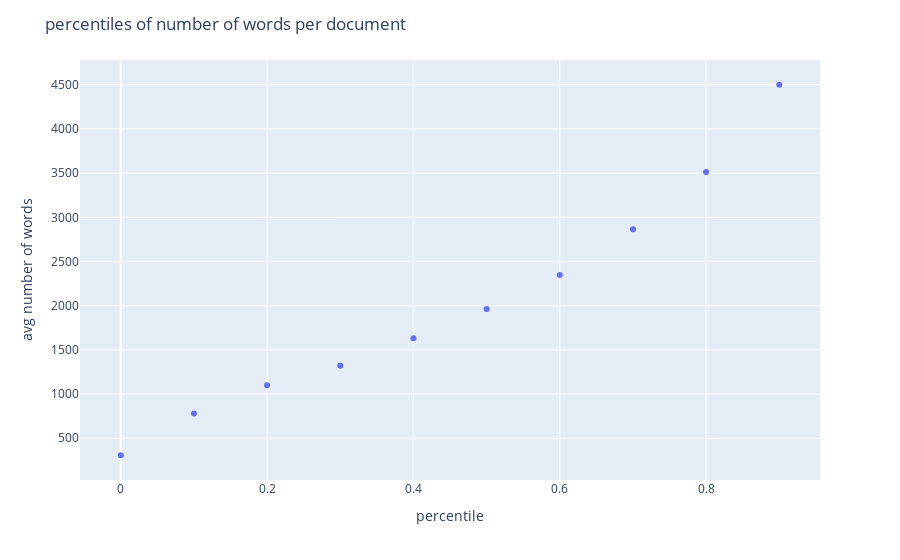

The cell this chart's notebook holds for it:
### Markdown cell above
## Document texts
### average number of words

### Code cell
count_words = lambda x: len(x.split(" "))
df['num_words'] = df['txt'].apply(count_words)

# plot num_word percentiles
bins = 10
percentiles = [i/bins for i in range(0, bins)]
num_words_per_percentile = df['num_words'].quantile(percentiles)

# make the same scatter plot in plotly
fig = px.scatter(x=percentiles, y=num_words_per_percentile, labels={"x": "percentile", "y": "avg number of words"})
fig.update_layout(title_text="percentiles of number of words per document")
figures.append(fig)
fig.show()

### Figure 1 — Plotly figure (JSON) as saved in the notebook; plotly's stock layout.template omitted (floating-point values rounded to 4 significant figures)
{"data": [{"hovertemplate": "percentile=%{x}<br>avg number of words=%{y}<extra></extra>", "legendgroup": "", "marker": {"color": "#636efa", "symbol": "circle"}, "mode": "markers", "name": "", "orientation": "v", "showlegend": false, "type": "scatter", "x": [0, 0.1, 0.2, 0.3, 0.4, 0.5, 0.6, 0.7, 0.8, 0.9], "xaxis": "x", "y": [308, 780.9, 1101.0, 1321, 1631.0, 1964.0, 2346.0, 2866.0, 3513.0, 4500.0], "yaxis": "y"}], "layout": {"legend": {"tracegroupgap": 0}, "margin": {"t": 60}, "title": {"text": "percentiles of number of words per document"}, "xaxis": {"anchor": "y", "domain": [0, 1], "title": {"text": "percentile"}}, "yaxis": {"anchor": "x", "domain": [0, 1], "title": {"text": "avg number of words"}}}}
